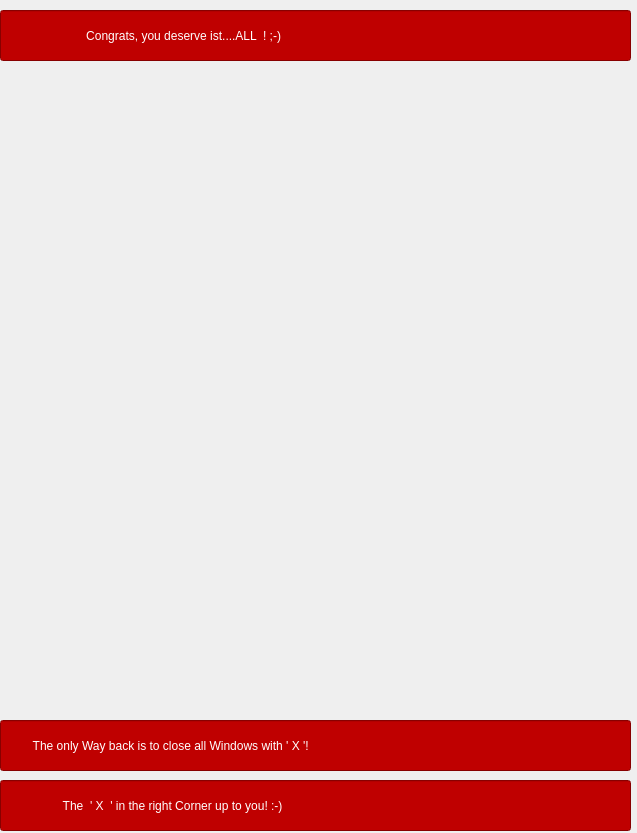
<?xml version="1.0" encoding="UTF-8"?>
<ui version="4.0">
 <class>egg5</class>
 <widget class="QDialog" name="egg5">
  <property name="geometry">
   <rect>
    <x>0</x>
    <y>0</y>
    <width>637</width>
    <height>833</height>
   </rect>
  </property>
  <property name="windowTitle">
   <string>Dialog</string>
  </property>
  <widget class="QLineEdit" name="lineEdit">
   <property name="geometry">
    <rect>
     <x>0</x>
     <y>720</y>
     <width>631</width>
     <height>51</height>
    </rect>
   </property>
   <property name="styleSheet">
    <string notr="true">background-color: rgb(191, 0, 0);
color: rgb(255, 255, 255);
font: 16pt &quot;Elephant&quot;;</string>
   </property>
   <property name="text">
    <string>         The only Way back is to close all Windows with ' X '!</string>
   </property>
  </widget>
  <widget class="QLabel" name="label_pic1">
   <property name="geometry">
    <rect>
     <x>10</x>
     <y>10</y>
     <width>611</width>
     <height>681</height>
    </rect>
   </property>
   <property name="text">
    <string/>
   </property>
  </widget>
  <widget class="QLineEdit" name="lineEdit_2">
   <property name="geometry">
    <rect>
     <x>0</x>
     <y>780</y>
     <width>631</width>
     <height>51</height>
    </rect>
   </property>
   <property name="styleSheet">
    <string notr="true">background-color: rgb(191, 0, 0);
color: rgb(255, 255, 255);
font: 16pt &quot;Elephant&quot;;</string>
   </property>
   <property name="text">
    <string>                  The  ' X  ' in the right Corner up to you! :-)  </string>
   </property>
  </widget>
  <widget class="QLineEdit" name="lineEdit_3">
   <property name="geometry">
    <rect>
     <x>0</x>
     <y>10</y>
     <width>631</width>
     <height>51</height>
    </rect>
   </property>
   <property name="styleSheet">
    <string notr="true">background-color: rgb(191, 0, 0);
color: rgb(255, 255, 255);
font: 16pt &quot;Elephant&quot;;</string>
   </property>
   <property name="text">
    <string>                         Congrats, you deserve ist....ALL  ! ;-) </string>
   </property>
  </widget>
 </widget>
 <resources/>
 <connections/>
</ui>
